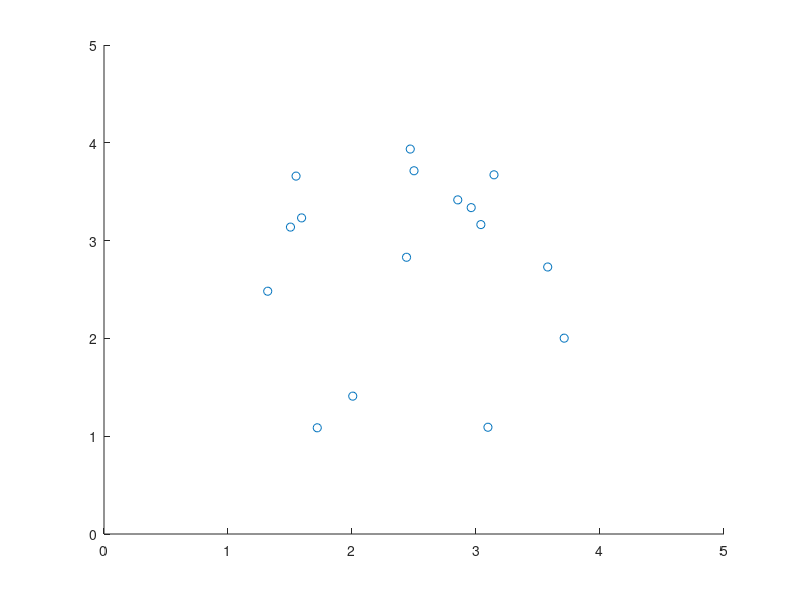

Reproduce this figure in MATLAB. (Note: this script raises an error after producing the figure.)
clear all
dt = 0.1;
steps = 20;
N = 2^4;
%{
x = zeros(N,1);
y = zeros(N,1);

iter = 0;
for i = 1:sqrt(N)
    for j = 1:sqrt(N)
        iter = iter + 1;
        x(iter) = i + rand() * .1-.05;
        y(iter) = j + rand() * (.1)-.05;
    end
end
xD = x;
yD = y;
%}

fileID = fopen('uniformData.txt','r');
formatSpec = '%f %f';
sizeA = [2 Inf];
A = fscanf(fileID,formatSpec,sizeA);
A = A';
x = A(:,1);
y = A(:,2);
xD = x;
yD = y;

figure(1)
filename = 'fmm.gif';
scatter(x,y)
xlim([0,5]);
ylim([0,5]);
drawnow
frame = getframe(1);
im = frame2im(frame);
[imind,cm] = rgb2ind(im,256);
imwrite(imind,cm,filename,'gif', 'Loopcount',inf);

den = ones(N,1);
Vx = 0;
Vy = 0;
for i = 1:steps
    %dxx = 0;
    %dyy = 0;
    [dxx,dyy] = laplaceSLPfmm(den,x,y);
    
    Vx = Vx - dxx*dt;
    Vy = Vy - dyy*dt;

    x = x + dt*Vx;
    y = y + dt*Vy;
    
    scatter(x,y)
    xlim([0,5]);
    ylim([0,5]);
    drawnow
    frame = getframe(1);
    im = frame2im(frame);
    [imind,cm] = rgb2ind(im,256);
    imwrite(imind,cm,filename,'gif','WriteMode','append');
end

%Where direct starts
figure(2)
filename = 'direct.gif';
scatter(x,y)
xlim([0,5]);
ylim([0,5]);
drawnow
frame = getframe(1);
im = frame2im(frame);
[imind,cm] = rgb2ind(im,256);
imwrite(imind,cm,filename,'gif', 'Loopcount',inf);

VxD = 0;
VyD = 0;
for i = 1:steps
    dxxD = zeros(N,1);
    dyyD = zeros(N,1);
    for j = 1:N
        ind = [(1:j-1) (j+1:N)];
        rho2 = (xD(j) - xD(ind)).^2 + (yD(j) - yD(ind)).^2;
        dxxD(j) = sum(den(ind).*(xD(j) - xD(ind))./rho2);
        dyyD(j) = sum(den(ind).*(yD(j) - yD(ind))./rho2);
    end
    dxxD = dxxD/2/pi;
    dyyD = dyyD/2/pi;
    
    VxD = VxD - dxxD*dt;
    VyD = VyD - dyyD*dt;

    xD = xD + dt*VxD;
    yD = yD + dt*VyD;
    
    scatter(xD,yD)
    xlim([0,5]);
    ylim([0,5]);
    drawnow
    frame = getframe(1);
    im = frame2im(frame);
    [imind,cm] = rgb2ind(im,256);
    imwrite(imind,cm,filename,'gif','WriteMode','append');
end

